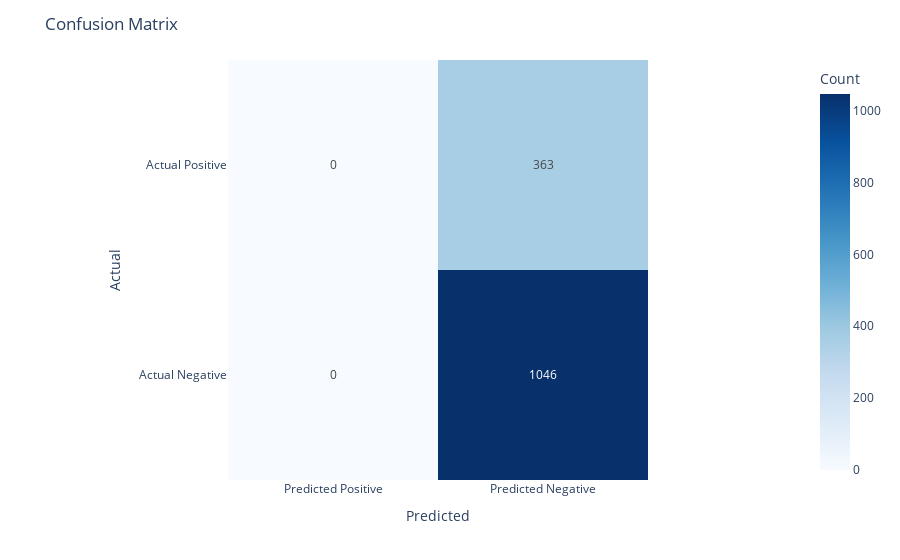

The code cell stored with this chart in its notebook:
### Code cell
evaluation(y_val, y_pred)

### Figure 1 — Plotly figure (JSON) as saved in the notebook; plotly's stock layout.template omitted (floating-point values rounded to 4 significant figures)
{"data": [{"coloraxis": "coloraxis", "hovertemplate": "Predicted: %{x}<br>Actual: %{y}<br>Count: %{z}<extra></extra>", "name": "0", "showscale": true, "texttemplate": "%{z}", "type": "heatmap", "x": ["Predicted Positive", "Predicted Negative"], "xaxis": "x", "y": ["Actual Positive", "Actual Negative"], "yaxis": "y", "z": [[0, 363], [0, 1046]]}], "layout": {"coloraxis": {"colorbar": {"title": {"text": "Count"}}, "colorscale": [[0, "rgb(247,251,255)"], [0.125, "rgb(222,235,247)"], [0.25, "rgb(198,219,239)"], [0.375, "rgb(158,202,225)"], [0.5, "rgb(107,174,214)"], [0.625, "rgb(66,146,198)"], [0.75, "rgb(33,113,181)"], [0.875, "rgb(8,81,156)"], [1, "rgb(8,48,107)"]]}, "margin": {"t": 60}, "title": {"text": "Confusion Matrix"}, "xaxis": {"anchor": "y", "constrain": "domain", "domain": [0, 1], "scaleanchor": "y", "title": {"text": "Predicted"}}, "yaxis": {"anchor": "x", "autorange": "reversed", "constrain": "domain", "domain": [0, 1], "title": {"text": "Actual"}}}}
